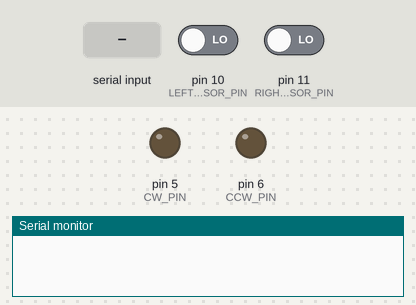
A sketch run on a simulated Arduino Uno, built with avr-gcc and run on an emulated ATmega328P. Parts: output pins drawn as LEDs (lit = HIGH), the last lines printed to the serial monitor. Dashed ring = blinking. Inputs (shaded band) come from the test bench; at power-on: pin 10 (LEFT_SENSOR_PIN) LOW, pin 11 (RIGHT_SENSOR_PIN) LOW.

Above: at 1.2 s.
1.3 s: "C" received over Serial
At 1.46 s:
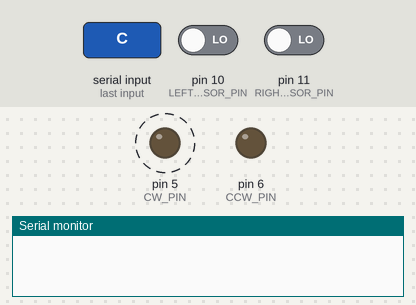
4.3 s: "D" received over Serial
At 4.46 s:
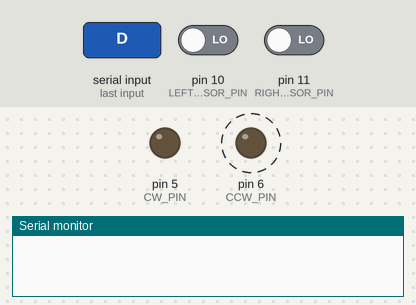
7.3 s: "R" received over Serial
At 7.79 s:
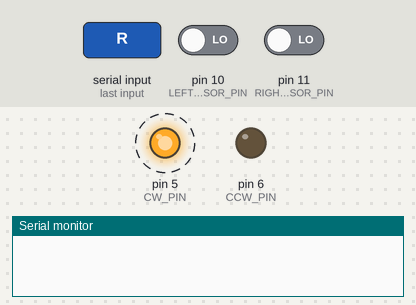
10.3 s: pin 10 (LEFT_SENSOR_PIN) driven HIGH
At 12.1 s:
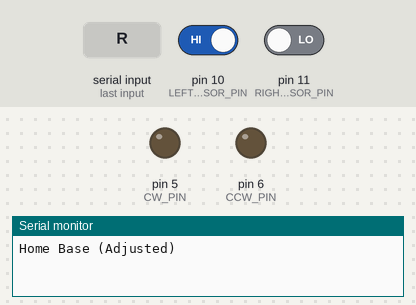
Timing chart, 0 to 13.6 s (numbered marks = the images above; inputs shaded):
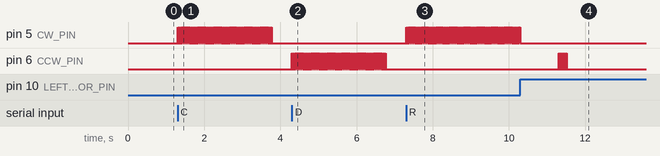

Measured:
- after the input at 1.3 s, pin 5 (CW_PIN): alternates HIGH for 0.01 s and LOW for 0.01 s, 248 changes in all, then stays LOW, starting at once
- after the input at 4.3 s, pin 6 (CCW_PIN): alternates HIGH for 0.01 s and LOW for 0.01 s, 248 changes in all, then stays LOW, starting at once
- after the input at 7.3 s, pin 5 (CW_PIN): alternates HIGH for 0.01 s and LOW for 0.01 s, starting at once
- after the input at 10.3 s, pin 5 (CW_PIN): stops changing and stays LOW; pin 6 (CCW_PIN): alternates HIGH for 0.01 s and LOW for 0.01 s, 22 changes in all, then stays LOW, starting after 1.0 s

The sketch:

slowdelay.ino
```cpp
const int CW_PIN = 5;         // Stepper motor CW+ pin
const int CCW_PIN = 6;        // Stepper motor CCW+ pin
const int RIGHT_SENSOR_PIN = 11; // Right photo sensor pin
const int LEFT_SENSOR_PIN = 10;  // Left photo sensor pin

bool cwFlag = false;          // Flag for 'C' command
bool ccwFlag = false;         // Flag for 'D' command
bool rotating = false;        // Flag to indicate motor rotation
bool resetFlag = false;       // Flag for 'R' command
bool stopFlag = false;        // Flag for 'S' command

const int stepDelay = 10000;   // Adjust delay for slower motor speed

void setup() {
  pinMode(CW_PIN, OUTPUT);
  pinMode(CCW_PIN, OUTPUT);
  pinMode(RIGHT_SENSOR_PIN, INPUT);
  pinMode(LEFT_SENSOR_PIN, INPUT);
  Serial.begin(9600);
}

void loop() {
  char command = ' ';  // Initialize command

  if (Serial.available()) {
    command = Serial.read();  // Read the serial command
    executeCommand(command);
  }

  if (rotating) {
    if (cwFlag) {
      rotate(90, true);
      rotating = false;
      cwFlag = false;
    } else if (ccwFlag) {
      rotate(90, false);
      rotating = false;
      ccwFlag = false;
    }
  }

  if (resetFlag) {
    rotateToHomeBase();
    resetFlag = false;
  }

  if (stopFlag) {
    stopMotor();
    stopFlag = false;
  }
}

void executeCommand(char cmd) {
  if (cmd == 'C') {
    cwFlag = true;
    rotating = true;
  } else if (cmd == 'D') {
    ccwFlag = true;
    rotating = true;
  } else if (cmd == 'R') {
    resetFlag = true;
  } else if (cmd == 'S') {
    stopFlag = true;
  } else if (cmd == 'I') {
    getInfo();
  }
}

void rotate(int angleDegrees, bool isClockwise) {
  int steps = angleDegrees / 0.72;  // Calculate steps based on angle
  int motorPin = isClockwise ? CW_PIN : CCW_PIN;

  for (int i = 0; i < steps; i++) {
    digitalWrite(motorPin, HIGH);
    delayMicroseconds(stepDelay);
    digitalWrite(motorPin, LOW);
    delayMicroseconds(stepDelay);
  }
}

void rotateToHomeBase() {
  bool homeBaseReached = false;
  while (digitalRead(RIGHT_SENSOR_PIN) == HIGH) {
    rotate(1, false);
    homeBaseReached = true;
  }
  if (homeBaseReached) {
    delay(1000);  // Pause for 1 second
    rotate(188, true);
    Serial.println("Home Base");
  } else {
    while (digitalRead(LEFT_SENSOR_PIN) == LOW) {
      rotate(1, true);
    }
    delay(1000);  // Pause for 1 second
    rotate(8, false);
    Serial.println("Home Base (Adjusted)");
  }
}

void stopMotor() {
  digitalWrite(CW_PIN, LOW);
  digitalWrite(CCW_PIN, LOW);
  rotating = false;
  Serial.println("Motor Stopped");
}

void getInfo() {
  if (rotating) {
    Serial.println("Rotating");
  } else {
    if (digitalRead(RIGHT_SENSOR_PIN) == HIGH) {
      Serial.println("Stopped: Home Base");
    } else {
      Serial.println("Stopped: Not Home Base");
    }
  }
}
```
